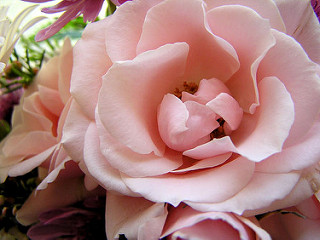
#> input picture bunga.jpg, 320 x 240 px, found by its file name
$ jupyter execute ekstraksi_tekstur.ipynb
#> lines starting #> are read from the running program, lines starting #| are printed output that depends on the picture
<a href="https://colab.research.google.com/github/rizvenhabibi/UAS_Visi_Komputer_rizven/blob/main/ekstraksi_tekstur.ipynb" target="_parent"></a>

[cell 1]
import numpy as np
import cv2
import matplotlib.pyplot as plt

Fungsi untuk menghitung Local Binary Pattern pada suatu piksel dalam gambar
num_points: Jumlah titik tetangga yang digunakan dalam LBP
radius: Jarak tetangga yang digunakan dalam LBP

[cell 2]
def local_binary_pattern(image, num_points, radius):
    lbp_image = np.zeros_like(image)
    for i in range(image.shape[0]):
        for j in range(image.shape[1]):
            binary_string = ''
            for n in range(num_points):
                 # Hitung koordinat tetangga pada lingkaran berdasarkan num_points dan radius
                x = int(j + radius * np.cos(2 * np.pi * n / num_points))
                y = int(i - radius * np.sin(2 * np.pi * n / num_points))
                # Jika koordinat tetangga berada dalam batas gambar, tentukan nilai bit LBP
                if 0 <= x < image.shape[1] and 0 <= y < image.shape[0]:
                    binary_string += '1' if image[y, x] >= image[i, j] else '0'
                else:
                    binary_string += '0'
            # Konversi binary_string menjadi bilangan bulat dan simpan dalam lbp_image
            lbp_image[i, j] = int(binary_string, 2)
    return lbp_image

membuka gambar pada lokasi tertentu
konversi gambar jadi abu-abu

[cell 3]
image_path = 'sample_data/bunga.jpg'
image = cv2.imread(image_path)
#> image is the input picture: shape (240, 320, 3); mean B, G, R 125.7, 129.7, 171.8
gray_image = cv2.cvtColor(image, cv2.COLOR_BGR2GRAY)
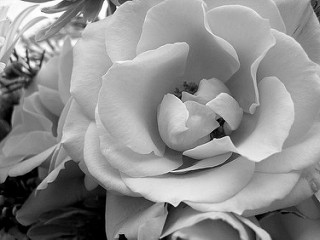
#> gray_image: shape (240, 320); min 0, max 255, mean 141.8

[cell 4]
num_points = 24  # Jumlah titik tetangga yang digunakan dalam LBP
radius = 3  # Jarak tetangga yang digunakan dalam LBP
lbp_image = local_binary_pattern(gray_image, num_points, radius)
#> after the loop in local_binary_pattern, `for i in range(image.shape[0]):`:
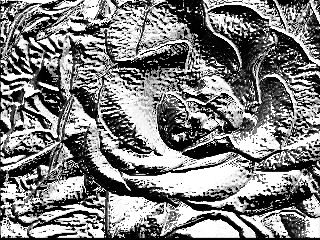
#> lbp_image: shape (240, 320); min 0, max 255, mean 128.2

[cell 5]
plt.figure(figsize=(10, 5))
plt.subplot(1, 2, 1)
plt.imshow(cv2.cvtColor(image, cv2.COLOR_BGR2RGB))
plt.title('Original Image')

plt.subplot(1, 2, 2)
plt.imshow(lbp_image, cmap='gray')
plt.title('LBP Image')

plt.show()
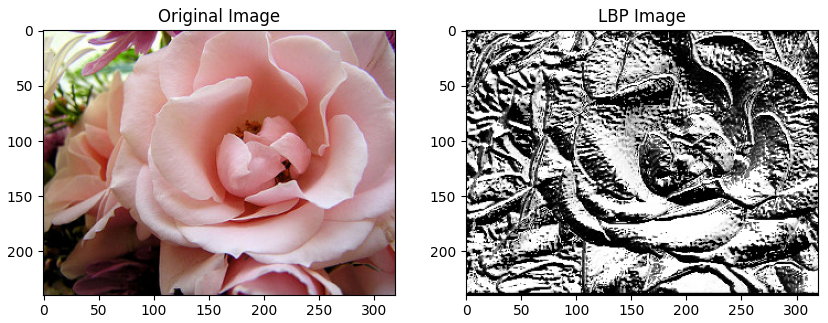
#> figure drawn by matplotlib, 2 panels
